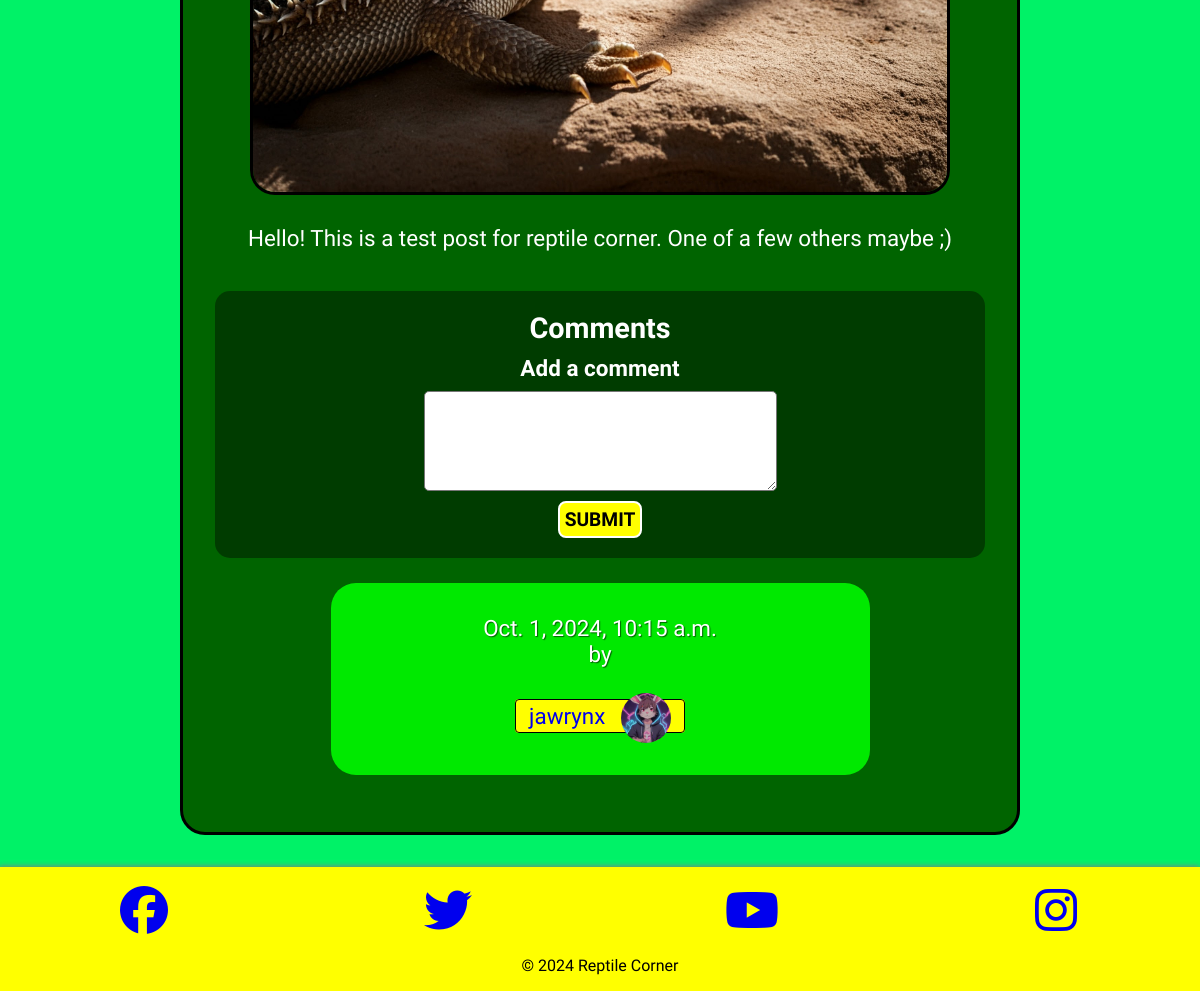
/posts/test-post (lower part), run on an earlier commit of the app's database.
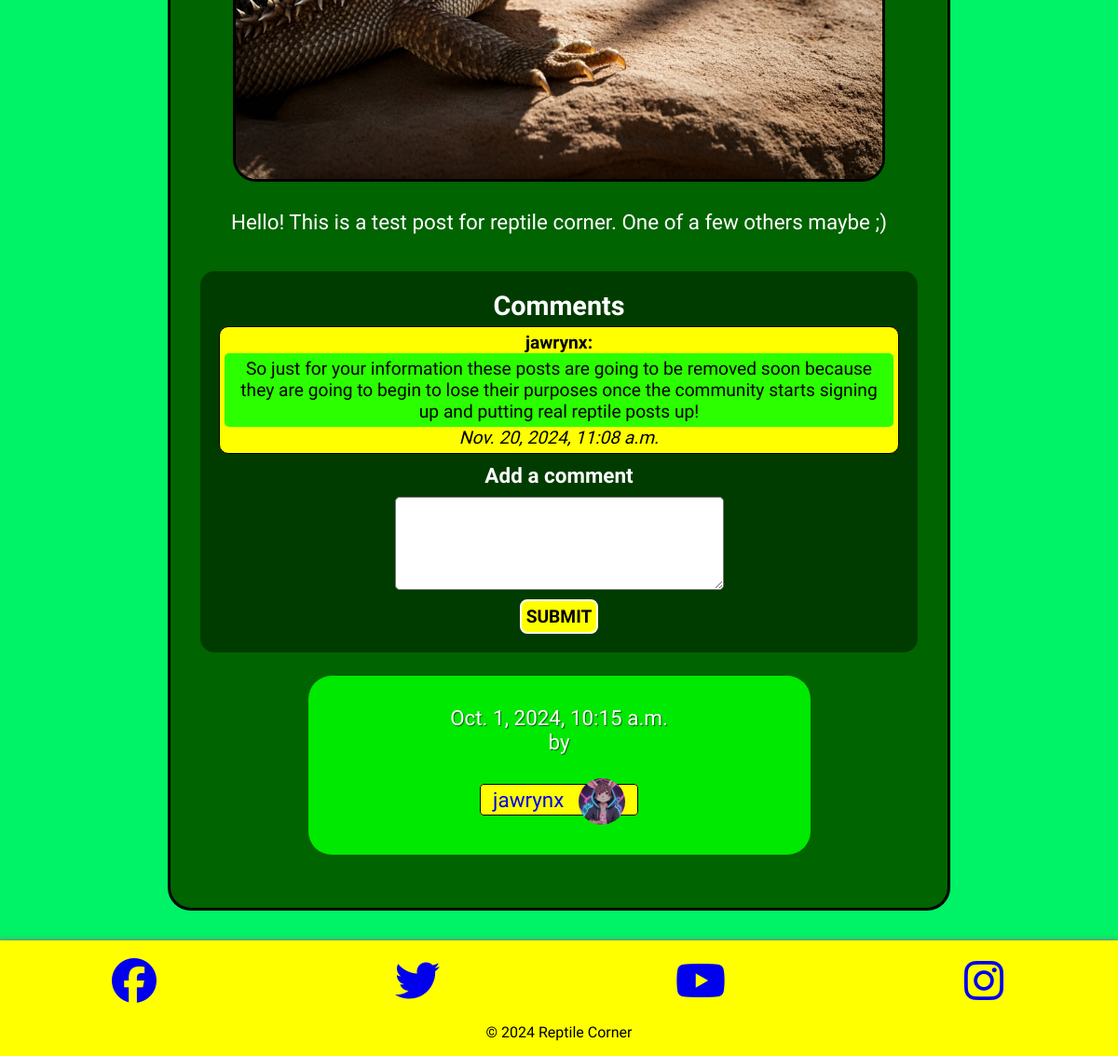
And on a later commit of the database.
### comments/models.py (models this page shows, shortened)
class Comment(models.Model):
    post = models.ForeignKey(Post, on_delete=models.CASCADE, related_name='comments')
    author = models.ForeignKey(settings.AUTH_USER_MODEL, on_delete=models.CASCADE)
    body = models.TextField()
    created = models.DateTimeField(auto_now_add=True)
    class Meta:
        ordering = ('created',)

### posts/views.py (the view)
# urls.py: path('<slug:slug>', views.post_page, name="page"),
def post_page(request, slug):
    post = get_object_or_404(Post, slug=slug)
    comments = post.comments.all()
    new_comment = None
    if request.method == 'POST':
        comment_form = CommentForm(data=request.POST)  # Make sure to pass data=request.POST
        if comment_form.is_valid():
            new_comment = comment_form.save(commit=False)
            new_comment.post = post
            new_comment.author = request.user
            new_comment.save()
            return redirect('posts:page', slug=post.slug)
    else:
        comment_form = CommentForm()
    return render(request, 'posts/post_page.html', {'post': post, 'comments': comments, 'new_comment': new_comment, 'comment_form': comment_form})

### comments/forms.py
class CommentForm(forms.ModelForm):
    class Meta:
        model = Comment
        fields = ('body',)
        widgets = {
            'body': forms.Textarea(attrs={'class': 'form-control', 'rows': 4}),  # Ensure it's a Textarea
        }

### posts/templates/posts/post_page.html (shortened to what this page needs)
{% extends 'layout.html' %}
{% block content %}
    <section class="post-page">
        <div class="post-card">
            <img class="post-image col-12" src="{{ post.image.url }}" alt="{{ post.title }}">
            <div class="col-12" id="post-text">
                <p class="body-field">{{ post.body }}</p>
            </div>
            <div class="col-12" id="post-comments">
                <h2>Comments</h2>
                {% for comment in comments %}
                    <div class="comment">
                        <p class="comment-author">{{ comment.author }}:</p>
                        <p class="comment-body">{{ comment.body }}</p>
                        <p class="comment-date">{{ comment.created }}</p>
                    </div>
                {% endfor %}
                {% if new_comment %}
                    <p>Your comment has been added.</p>
                {% else %}
                    <h3>Add a comment</h3>
                    <form method="post">
                        <div id="comment-form-wrapper">
                            <textarea name="body" cols="40" rows="10"></textarea>
                        </div>
                        <button type="submit" class="btn btn-primary">Submit</button>
                    </form>
                {% endif %}
            </div>
            <div class="col-12" id="post-info">
                <p class="date-stamp">{{ post.date }}<br> by <br><br>
                    <span class="post-profile">
                        <a href="../profile/{{ post.author }}">{{ post.author }}</a>
                        {% if post.author.profile.profile_picture %}
                            <img src="{{ post.author.profile.profile_picture.url }}" alt="{{ post.author.username }}'s profile picture">
                        {% else %}
                            {% comment %} <img src="{% static 'images/default_profile_pic.jpg' %}" alt="Default profile picture">  {% endcomment %}
                        {% endif %}
                    </span>
                </p>
            </div>
        </div>
    </section>
{% endblock %}

What changed in the data, as far as the page shows it:
added Comment: author "jawrynx", body "So just for your information these posts are going to be removed soon because they are going to begin to lose their purposes once the community starts signing up and putting real reptile posts up!", created "Nov. 20, 2024, 11:08 a.m."
